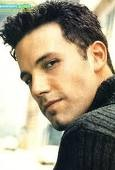
#> input picture OpenCV/Faces/train/Ben Afflek/1.jpg, 115 x 170 px, found by its file name
$ jupyter execute 'Face_&_Eye_Detection_using _Cascade _Classifiers.ipynb'
#> lines starting #> are read from the running program, lines starting #| are printed output that depends on the picture; after the words box and inside, x2 and y2 are one past the last pixel; in counts of white or black regions, pixels touching at a corner belong together
### Face And Eye detrction using HAAR Cascade Classifiers

[cell 1]
import numpy as np
import cv2

[cell 2]
face_classifer = cv2.CascadeClassifier("/Users/apurvpandey/Documents/ALL Repos/Computer_Vision_Basics/OpenCV/Haarcascades/haarcascade_frontalface_default.xml")

image = cv2.imread("/Users/apurvpandey/Documents/ALL Repos/Computer_Vision_Basics/OpenCV/Faces/train/Ben Afflek/1.jpg")
#> image is the input picture: shape (170, 115, 3); mean B, G, R 130.9, 151.7, 161.1

gray = cv2.cvtColor(image, cv2.COLOR_BGR2GRAY)
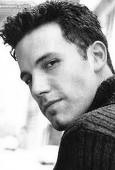
#> gray: shape (170, 115); min 0, max 255, mean 152.2

faces = face_classifer.detectMultiScale(gray,1.3,5)
#> faces = ()

if faces == ():
    print("NO face detected")


for (x,y,w,h) in faces:
    cv2.rectangle(image, (x,y), (x+w,y+h), (127,0,255),2)
    cv2.imshow("Face Dectection",image)
    cv2.waitKey(0)
#> this loop made 0 passes

cv2.destroyAllWindows()

[cell 3]
# Load the cascade classifiers
face_cascade = cv2.CascadeClassifier('/Users/apurvpandey/Documents/ALL Repos/Computer_Vision_Basics/OpenCV/Haarcascades/haarcascade_frontalface_default.xml')
eye_cascade = cv2.CascadeClassifier('/Users/apurvpandey/Documents/ALL Repos/Computer_Vision_Basics/OpenCV/Haarcascades/haarcascade_eye.xml')

# Read the input image
img = cv2.imread('/Users/apurvpandey/Documents/ALL Repos/Computer_Vision_Basics/OpenCV/Faces/train/Ben Afflek/2.jpg')
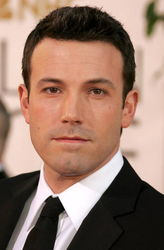
#> input picture OpenCV/Faces/train/Ben Afflek/2.jpg, 164 x 250 px, found by its file name
#> img is the input picture: shape (250, 164, 3); mean B, G, R 107.5, 122, 151.7
gray = cv2.cvtColor(img, cv2.COLOR_BGR2GRAY)
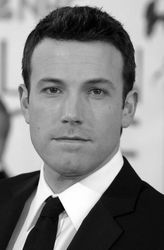
#> gray: shape (250, 164); min 0, max 255, mean 129.3

# Detect faces
faces = face_cascade.detectMultiScale(gray, 1.3, 5)
#> faces = [[16, 44, 118, 118]]

# Draw rectangle around the faces and detect eyes
for (x, y, w, h) in faces:
    cv2.imshow('img', img)
    cv2.waitKey(0)
    cv2.rectangle(img, (x, y), (x + w, y + h), (255, 0, 0), 2)
    roi_gray = gray[y:y + h, x:x + w]
    roi_color = img[y:y + h, x:x + w]

    eyes = eye_cascade.detectMultiScale(roi_gray)
    for (ex, ey, ew, eh) in eyes:
        cv2.rectangle(roi_color, (ex, ey), (ex + ew, ey + eh), (0, 255, 0), 2)
        cv2.imshow("img",img)
        cv2.waitKey(0)
#> this loop made 1 pass
#> (x, y, w, h, eyes) on pass 1: (16, 44, 118, 118, [[21, 32, 28, 28], [66, 33, 28, 28], [73, 33, 29, 29]])
#> pass 1, `roi_gray = gray[y:y + h, x:x + w]`:
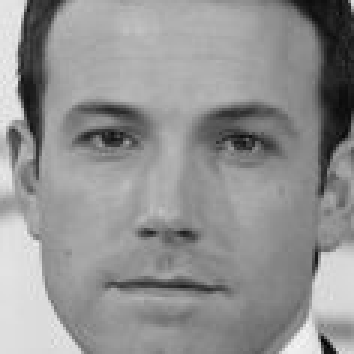
#> roi_gray: shape (118, 118) (shown 3 times larger); min 2, max 247, mean 145.9
#> pass 1, `roi_color = img[y:y + h, x:x + w]`:
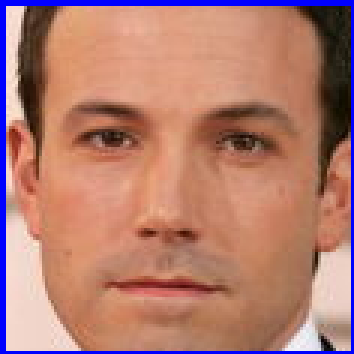
#> roi_color: shape (118, 118, 3) (shown 3 times larger); mean B, G, R 113.3, 124.3, 178
#> pass 1, `cv2.imshow("img",img)`:
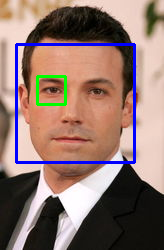
#> window 'img': shape (250, 164, 3); mean B, G, R 110.6, 117.6, 143.5
#> pass 1, `cv2.imshow("img",img)`:
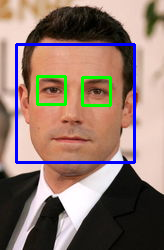
#> window 'img': shape (250, 164, 3); mean B, G, R 109.8, 118.7, 142
#> after the loop:
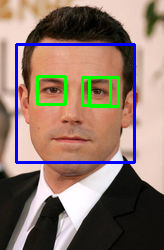
#> img: shape (250, 164, 3); 5.61% of pixels changed, all inside (x1, y1, x2, y2) = (15, 43, 136, 164)
#> after the loop:
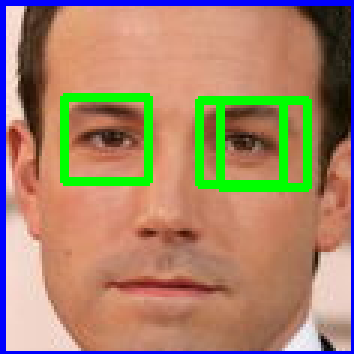
#> roi_color: shape (118, 118, 3) (shown 3 times larger); 6.38% of pixels changed, all inside (x1, y1, x2, y2) = (20, 31, 104, 64)

# Display the output

cv2.destroyAllWindows()
